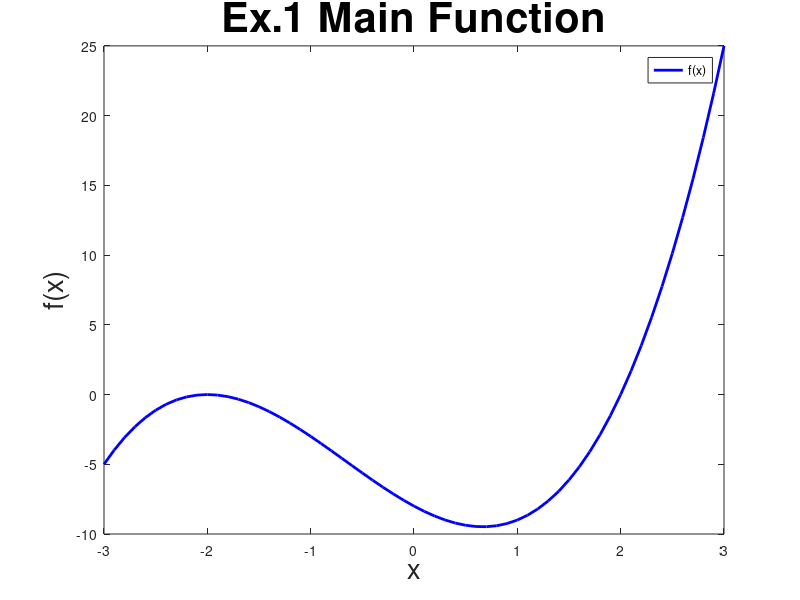

Here is the MATLAB script that generated this plot:
%Code written by Raul G.
%Numerical Methods for Engineering.
%--------------------------------------------------------------------------
%%
clearvars
clc
clear
close all
%--------------------------------------------------------------------------
%%
%--------------------------------------------------------------------------
%What I do first, is check the folder, define the interval and function
%and, lastly, plot it.

x = -3:0.1:3;
f = x.^3 + 2*x.^2 - 4*x - 8;
figure(1)
plot(x,f,"b-","LineWidth",2,"DisplayName", "f(x)")
title("Ex.1 Main Function","FontSize", 30)
xlabel("x", "FontSize", 20)
ylabel("f(x)","FontSize", 20)
legend

%--------------------------------------------------------------------------
%%
%--------------------------------------------------------------------------
%Now, what I do is define the newton method, with two initial guesses, and
%then, I try to find the roots of the recently spotted function. In this
%case, the initial guess is xo = 4.

xo = 4;
xk = xo;
fprintf("Inter: x_o = %f\n", xo)
maxIter = 10;
%I create and use the for loop.
for k = 1:maxIter
    %I define the original function.
    f = xk^3 + 2*xk^2 - 4*xk - 8;
    %I find the derivative function.
    derf = 3*xk^2 + 4*xk - 4;
    %I apply the newton method.
    x1 = xk - f/derf;
    %Finally, I state the iteration loop.
    xk = x1;
fprintf("Inter: x_1 = %f\n",x1)
end

%At least, what I can observate is there is one root in this function, 2,
%that can be found with 3 iterations.
%--------------------------------------------------------------------------
%%
%--------------------------------------------------------------------------
%Lastly, I use the last guess to see if there are another roots that I
%could not have found in the previous set of iterations. Initial guess xo =
%-1.

xo = 4;
xk = xo;
fprintf("Inter: x_o = %f\n", xo)
%This time, I set the maxIter counter to 25.
maxIter = 25;
%I create and use the for loop.
for k = 1:maxIter
    %I define the original function.
    f = xk^3 + 2*xk^2 - 4*xk - 8;
    %I find the derivative function.
    derf = 3*xk^2 + 4*xk - 4;
    %I apply the newton method.
    x1 = xk - f/derf;
    %Finally, I state the iteration loop.
    xk = x1;
fprintf("Inter: x_1 = %f\n",x1)
end

%I can see that, with a different initial guess, what I find is the same
%root as the previous exercise, root = 2. It could mean that there is only
%one root in this function, x1 = 2.
%--------------------------------------------------------------------------
%This is the end of the second exercise of session 8 list.